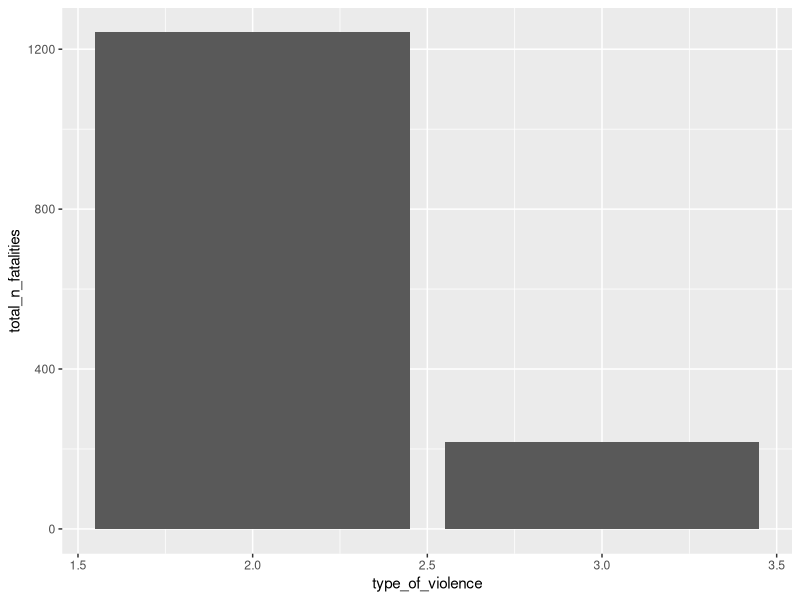
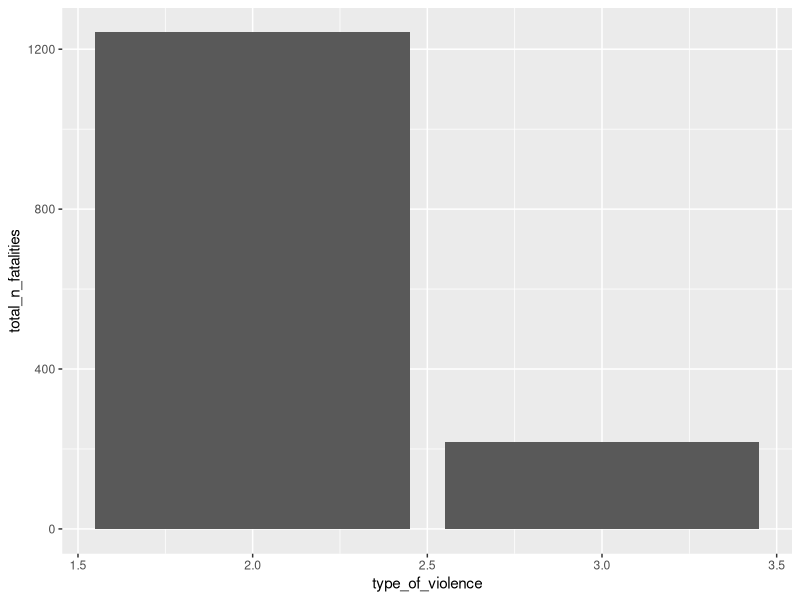

These charts were generated, in order, by the following R code:
## ---- chunk 1
library(tidyverse)
## ---- chunk 2
SouthAfrica1990Data = read_csv("SouthAfrica1990.csv")
## ---- chunk 3
no_of_fatalities <- SouthAfrica1990Data %>% summarise(total_fatalities = sum(best_estimate))

total_n_fatalities <- SouthAfrica1990Data %>% mutate(no_of_fatalities = sum(best_estimate))

fatalities_grouped <- total_n_fatalities %>% group_by(type_of_violence)

Fatalities_by_group <- fatalities_grouped %>% summarise(total_n_fatalities = sum(best_estimate))


# ggplot(da

ggplot(data = Fatalities_by_group) + geom_col(mapping = aes(x = type_of_violence, y = total_n_fatalities)                              )
ggsave('myplot.png')
